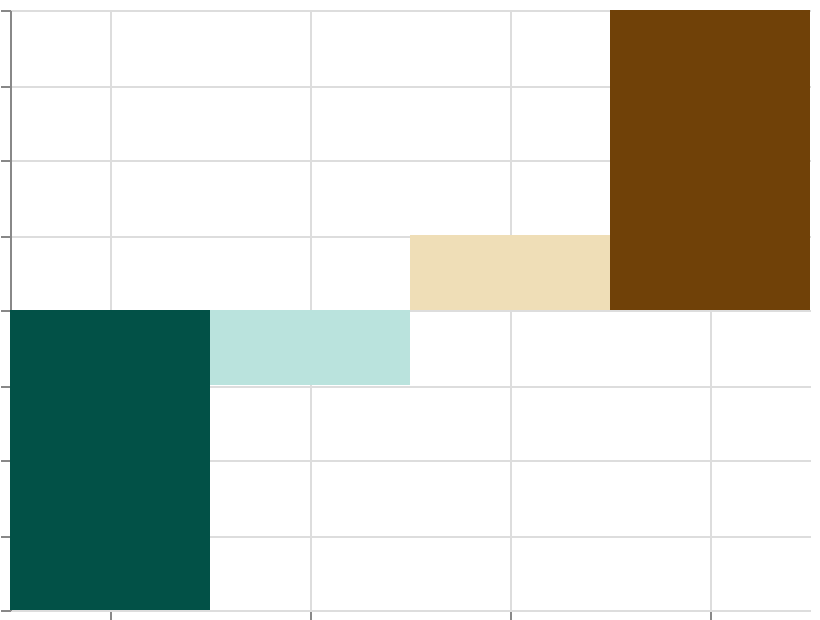

Describe this chart as a Vega-Lite specification.
### Vega specification from a JSON file in a GitHub repository (floating-point values rounded to 4 significant figures)
{"$schema": "https://vega.github.io/schema/vega/v6.json", "width": 400, "height": 300, "padding": 5, "autosize": "none", "data": [{"name": "table", "values": [{"cat": "A", "val": -20}, {"cat": "B", "val": -5}, {"cat": "C", "val": 5}, {"cat": "D", "val": 20}]}], "scales": [{"name": "x", "type": "band", "domain": {"data": "table", "field": "cat", "sort": true}, "range": "width"}, {"name": "y", "type": "linear", "domain": {"data": "table", "field": "val"}, "range": [{"signal": "height"}, 0], "zero": true, "nice": true}, {"name": "color", "type": "sequential", "domain": {"data": "table", "field": "val"}, "scheme": "brownbluegreen", "reverse": true}], "marks": [{"type": "rect", "from": {"data": "table"}, "encode": {"update": {"x": {"scale": "x", "field": "cat"}, "width": {"scale": "x", "band": 1}, "y": {"scale": "y", "field": "val"}, "y2": {"scale": "y", "value": 0}, "fill": {"scale": "color", "field": "val"}}}}], "axes": [{"scale": "x", "orient": "bottom", "grid": true, "labels": false}, {"scale": "y", "orient": "left", "grid": true, "labels": false}], "legends": [{"fill": "color"}]}
